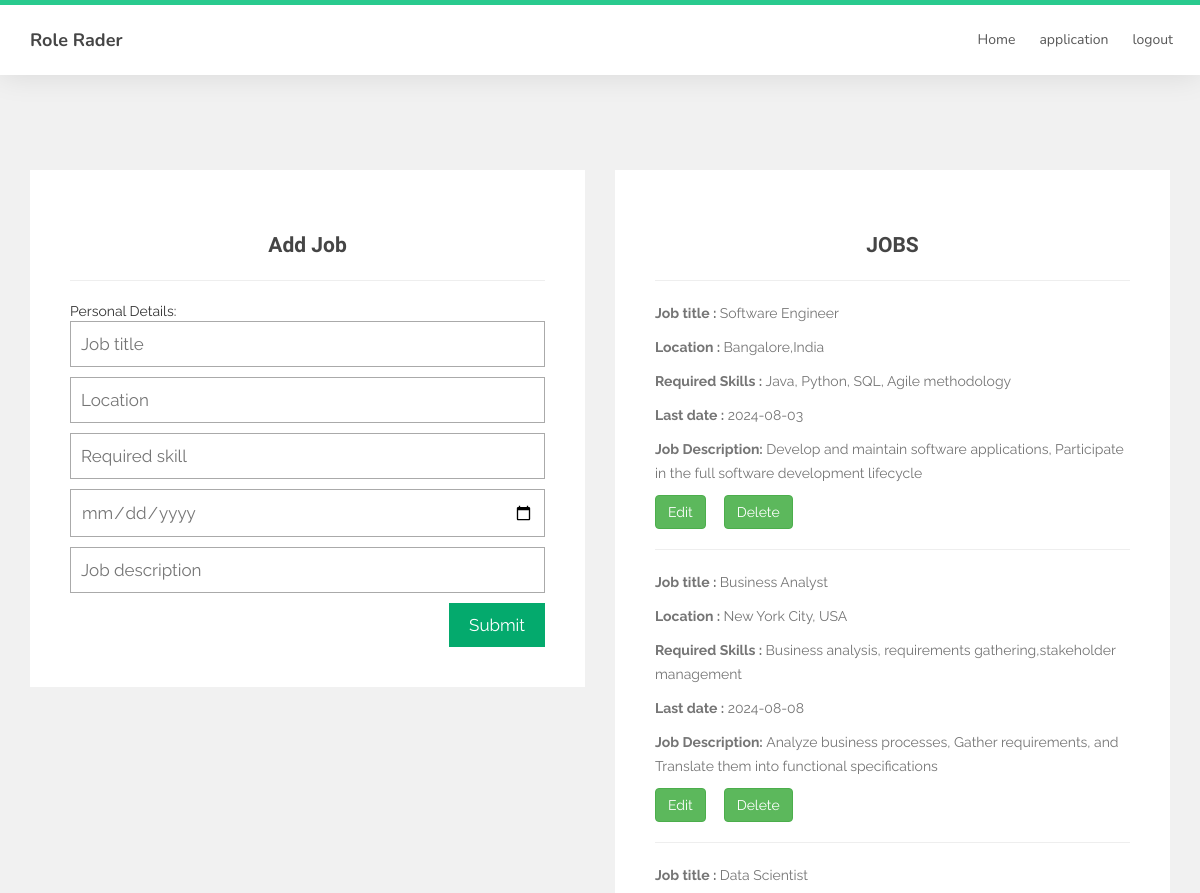
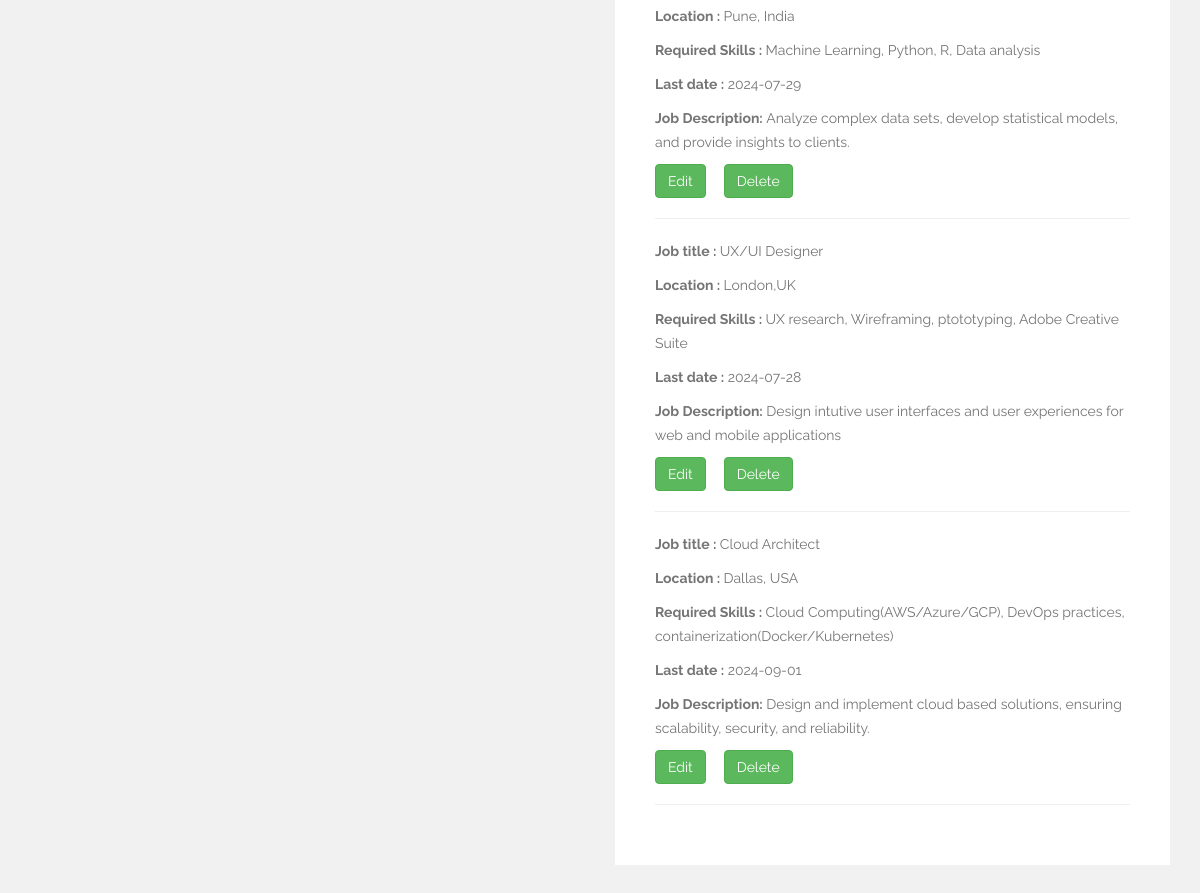
/chome (signed in), run on the app's committed database (2 pictures, top to bottom).
### tables this page shows
CREATE TABLE jobs(id INTEGER PRIMARY KEY AUTOINCREMENT,
                job TXET,
                location TEXT,
                skills TEXT,
                date TEXT,
                description TEXT,
                cname TEXT,
                cemail TEXT);

### app.py (the view)
@app.route('/chome')
def chome():
    connection = sqlite3.connect('user_data.db')
    cursor = connection.cursor()
    query = "SELECT * FROM jobs WHERE cemail = '"+session['cemail']+"'"
    cursor.execute(query)
    results = cursor.fetchall()
    return render_template('companylog.html', results=results)

### templates/companylog.html (shortened to what this page needs)
<!DOCTYPE html>
<html lang="en">
<head>
     <link rel="stylesheet" href="http://127.0.0.1:5000/static/css/bootstrap.min.css">
     <link rel="stylesheet" href="http://127.0.0.1:5000/static/css/font-awesome.min.css">
     <link rel="stylesheet" href="http://127.0.0.1:5000/static/css/owl.carousel.css">
     <link rel="stylesheet" href="http://127.0.0.1:5000/static/css/owl.theme.default.min.css">
     <link rel="stylesheet" href="http://127.0.0.1:5000/static/css/style.css">
</head>
<body>
     <section class="navbar custom-navbar navbar-fixed-top" role="navigation">
          <div class="container">
               <div class="navbar-header">
                    <a href="#" class="navbar-brand">Role Rader</a>
               </div>
               <div class="collapse navbar-collapse">
                    <ul class="nav navbar-nav navbar-right">
                      <li><a href="/chome">Home</a></li>
                      <li><a href="/application">application</a></li>
                      <li><a href="/">logout</a></li>
                    </ul>
               </div>
          </div>
     </section>
     <div class="container">
     <div class="row">
        <div class="col-md-6">
          <form id="regForm" action="/addjob" method="post" enctype="multipart/form-data">
            <center><h3>Add Job</h3></center>
            <hr>
            <div class="tab">Personal Details:
              <p><input placeholder="Job title" oninput="this.className = ''" name="job"></p>
              <p><input placeholder="Location" oninput="this.className = ''" name="loc"></p>
              <p><input placeholder="Required skill" oninput="this.className = ''" name="skill"></p>
              <p><input type="date" oninput="this.className = ''" name="ldate"></p>
              <p><input placeholder="Job description" oninput="this.className = ''" name="jd"></p>
            </div>
            <div style="overflow:auto;">
              <div style="float:right;">
                <button type="submit" id="nextBtn">Submit</button>
              </div>
            </div>
            </form>
        </div>
        <div class="col-md-6">
            {% if results %}
            <div id="regForm">
            <center><h3>JOBS</h3></center>
            <hr>
            {% for row in results %}
                <p><b>Job title : </b>{{row[1]}}</p>
                <p><b>Location : </b>{{row[2]}}</p>
                <p><b>Required Skills : </b>{{row[3]}}</p>
                <p><b>Last date : </b>{{row[4]}}</p>
                <p><b>Job Description: </b>{{row[5]}}</p>
                {% set Id = row[0] %}
                <p><a href="{{url_for('editjob', Id=Id)}}" class="btn btn-success">Edit</a> &nbsp;&nbsp;&nbsp; <a href="{{url_for('deletejob', Id=Id)}}" class="btn btn-success">Delete</a> </p>
                <hr>
              {% endfor %}
            </div>
            {% endif %}
        </div>
     </div>
</body>
</html>

### static/css/style.css (style rules this page uses)
body { background: #ffffff; font-family: 'Nunito', sans-serif; overflow-x: hidden; padding-top: 70px; }
h1,h2,h3,h4,h5,h6 { font-family: 'Muli', sans-serif; font-weight: bold; line-height: inherit; }
h3 { font-size: 1.5em; }
h3, h3 a { color: #454545; }
p { color: #757575; font-size: 14px; font-weight: normal; line-height: 24px; }
html { -webkit-font-smoothing: antialiased; }
a { color: #252525; -webkit-transition: 0.5s; transition: 0.5s; text-decoration: none !important; }
a, input, button, .form-control { -webkit-transition: 0.5s; transition: 0.5s; }
section { position: relative; padding: 100px 0; }
.custom-navbar { background: #ffffff; border-top: 5px solid #29ca8e; border-bottom: 0; -webkit-box-shadow: 0 1px 30px rgba(0, 0, 0, 0.1); -moz-box-shadow: 0 1px 30px rgba(0, 0, 0, 0.1); box-shadow: 0 1px 30px rgba(0, 0, 0, 0.1); padding: 12px 0; margin-bottom: 0; padding: 0; }
.custom-navbar .navbar-brand { color: #454545; font-size: 18px; font-weight: bold; line-height: 40px; }
.custom-navbar .navbar-nav.navbar-right li a { padding-right: 12px; padding-left: 12px; }
.custom-navbar .nav li a { line-height: 40px; color: #575757; padding-right: 22px; padding-left: 22px; }
section, .section-background .item, .section-background .courses-thumb, .section-background .team-thumb, main > section:nth-child(even) .item, main > section:nth-child(even) .courses-thumb, main > section:nth-child(even) .team-thumb, main > section { background: #fff; }

### templates/companylog.html (style rules this page uses)
* { box-sizing: border-box; }
body { background-color: #f1f1f1; }
#regForm { background-color: #ffffff; margin: 100px auto; font-family: Raleway; padding: 40px; width: 100%; min-width: 300px; }
input, select { padding: 10px; width: 100%; font-size: 17px; font-family: Raleway; border: 1px solid #aaaaaa; }
.tab { display: none; }
button { background-color: #04AA6D; color: #ffffff; border: none; padding: 10px 20px; font-size: 17px; font-family: Raleway; cursor: pointer; }

### data on the page
jobs: job "Software Engineer", location "Bangalore,India", skills "Java, Python, SQL, Agile methodology", date "2024-08-03", description "Develop and maintain software applications, Participate in the full software development lifecycle"
jobs: job "Business Analyst", location "New York City, USA", skills "Business analysis, requirements gathering,stakeholder management", date "2024-08-08", description "Analyze business processes, Gather requirements, and Translate them into functional specifications"
jobs: job "Data Scientist", location "Pune, India", skills "Machine Learning, Python, R, Data analysis", date "2024-07-29", description "Analyze complex data sets, develop statistical models, and provide insights to clients."
jobs: job "UX/UI Designer", location "London,UK", skills "UX research, Wireframing, ptototyping, Adobe Creative Suite", date "2024-07-28", description "Design intutive user interfaces and user experiences for web and mobile applications"
jobs: job "Cloud Architect", location "Dallas, USA", skills "Cloud Computing(AWS/Azure/GCP), DevOps practices, containerization(Docker/Kubernetes)", date "2024-09-01", description "Design and implement cloud based solutions, ensuring scalability, security, and reliability."
